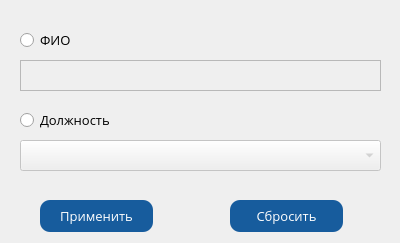
<?xml version="1.0" encoding="UTF-8"?>
<ui version="4.0">
 <class>Form_Filter_Staff</class>
 <widget class="QWidget" name="Form_Filter_Staff">
  <property name="windowModality">
   <enum>Qt::ApplicationModal</enum>
  </property>
  <property name="geometry">
   <rect>
    <x>0</x>
    <y>0</y>
    <width>400</width>
    <height>243</height>
   </rect>
  </property>
  <property name="font">
   <font>
    <family>Open Sans</family>
    <pointsize>10</pointsize>
   </font>
  </property>
  <property name="windowTitle">
   <string>Фильтр</string>
  </property>
  <property name="windowIcon">
   <iconset>
    <normaloff>logo.png</normaloff>logo.png</iconset>
  </property>
  <widget class="QTextEdit" name="textEdit">
   <property name="enabled">
    <bool>false</bool>
   </property>
   <property name="geometry">
    <rect>
     <x>20</x>
     <y>60</y>
     <width>361</width>
     <height>31</height>
    </rect>
   </property>
  </widget>
  <widget class="QPushButton" name="pushButton">
   <property name="geometry">
    <rect>
     <x>40</x>
     <y>200</y>
     <width>113</width>
     <height>32</height>
    </rect>
   </property>
   <property name="styleSheet">
    <string notr="true">QPushButton {
    border-radius:  10px;
    background-color:  rgb(23, 92, 157);
    color:  rgb(255, 255, 255);
	font: 10pt &quot;Open Sans&quot;;
}

QPushButton:pressed {
    background-color:  rgb(11, 48, 84);
}</string>
   </property>
   <property name="text">
    <string>Применить</string>
   </property>
  </widget>
  <widget class="QPushButton" name="pushButton_2">
   <property name="geometry">
    <rect>
     <x>230</x>
     <y>200</y>
     <width>113</width>
     <height>32</height>
    </rect>
   </property>
   <property name="styleSheet">
    <string notr="true">QPushButton {
    border-radius:  10px;
    background-color:  rgb(23, 92, 157);
    color:  rgb(255, 255, 255);
	font: 10pt &quot;Open Sans&quot;;
}

QPushButton:pressed {
    background-color:  rgb(11, 48, 84);
}</string>
   </property>
   <property name="text">
    <string>Сбросить</string>
   </property>
  </widget>
  <widget class="QComboBox" name="comboBox">
   <property name="enabled">
    <bool>false</bool>
   </property>
   <property name="geometry">
    <rect>
     <x>20</x>
     <y>140</y>
     <width>361</width>
     <height>31</height>
    </rect>
   </property>
  </widget>
  <widget class="QRadioButton" name="radioButton">
   <property name="geometry">
    <rect>
     <x>20</x>
     <y>30</y>
     <width>100</width>
     <height>20</height>
    </rect>
   </property>
   <property name="text">
    <string>ФИО</string>
   </property>
  </widget>
  <widget class="QRadioButton" name="radioButton_2">
   <property name="geometry">
    <rect>
     <x>20</x>
     <y>110</y>
     <width>100</width>
     <height>20</height>
    </rect>
   </property>
   <property name="text">
    <string>Должность</string>
   </property>
  </widget>
 </widget>
 <resources/>
 <connections/>
</ui>
